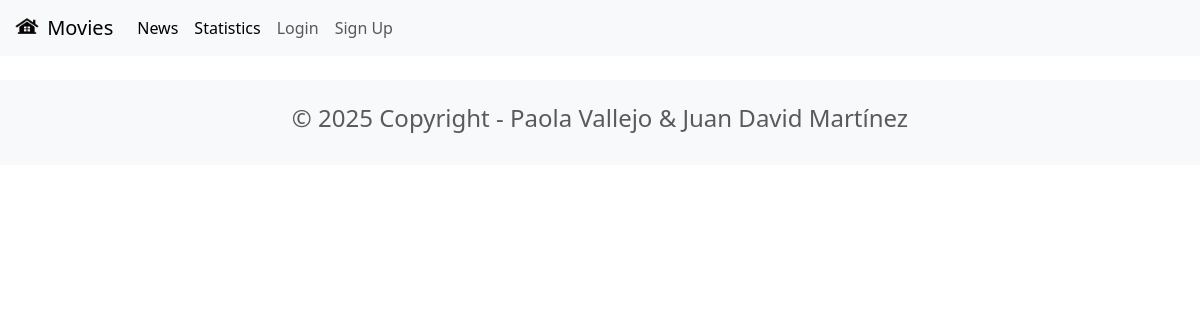
The page /news/ on the database as committed earlier.
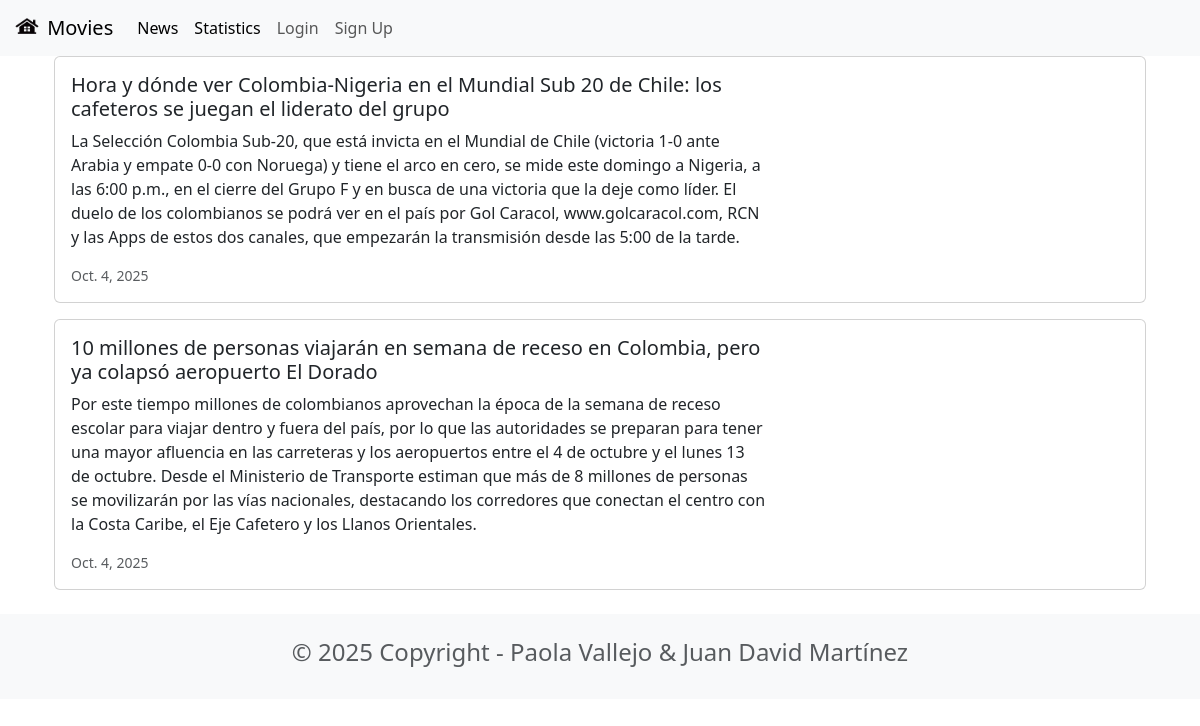
The same page on the database as committed later.
### news/models.py (models this page shows, shortened)
class News(models.Model):
    headline = models.CharField(max_length=200)
    body = models.TextField()
    date = models.DateField()

### news/views.py (the view)
# urls.py: path('news/', include('news.urls')),
def news(request):
    newss = News.objects.all().order_by('-date')
    return render(request, 'news.html', {'newss':newss})

### news/templates/news.html
{% extends 'base.html'%}
{% block content %}
<div class="container">
    {% for news in newss %}
    <div class="card mb-3">
        <div class="row g-0">
            <div class="col-md-8">
                <div class="card-body">
                    <h5 class="card-title">{{ news.headline }}</h5>
                    <p class="card-text">{{ news.body }}</p>
                    <p class="card-text"><small class="text-muted">{{ news.date }}</small></p>
                </div>
            </div>
        </div>
    </div>
    {% endfor %}
</div>
{% endblock content %}

### moviereviews/templates/base.html (shortened to what this page needs)
<head>
    <link href="https://cdn.jsdelivr.net/npm/bootstrap@5.3.8/dist/css/bootstrap.min.css" rel="stylesheet">
</head>
<nav class="navbar navbar-expand-lg bg-body-tertiary">
  <div class="container-fluid">
    <a class="navbar-brand" href="{% url 'home' %}">
      {% load static %}
      <img src="{% static 'images/home.png' %}"  alt="" width = "30" height = "24"
          class="d-inline-block align-text-top" />
      Movies
    </a>
    <div class="collapse navbar-collapse" id="navbarSupportedContent">
      <ul class="navbar-nav me-auto mb-2 mb-lg-0">
        <li class="nav-item">
          <a class="nav-link active" aria-current="page" href="{% url 'news' %}">News</a>
        </li>
          <li class="nav-item">
          <a class="nav-link active" aria-current="page" href="{% url 'statistics' %}">Statistics</a>
        </li>
        <li class="nav-item">
          <a class="nav-link" href="#">Login</a>
        </li>
        <li class="nav-item">
          <a class="nav-link" href="#">Sign Up</a>
        </li>
      </ul>
    </div>
  </div>
</nav>
<div class="container">
    {% block content %}
    {% endblock content %}
</div>
<footer class="text-center text-lg-start bg-light text-muted mt-4">
  <div class="container">
    <div class="row">
      <div class="text-center p-4">
        <h4>© 2025 Copyright - Paola Vallejo & Juan David Martínez</h4>
      </div>
   </div>
  </div>
</footer>

Rows that differ between the two databases and show on the page:
added News: headline "Hora y dónde ver Colombia-Nigeria en el Mundial Sub 20 de Chile: los cafeteros se juegan el liderato del grupo", body "La Selección Colombia Sub-20, que está invicta en el Mundial de Chile (victoria 1-0 ante Arabia y empate 0-0 con Noruega) y tiene el arco en cero, se mide este domingo a Nigeria, a las 6:00 p.m., en el cierre del Grupo F y en busca de una victoria que la deje como líder. El duelo de los colombianos se podrá ver en el país por Gol Caracol, www.golcaracol.com, RCN y las Apps de estos dos canales, que empezarán la transmisión desde las 5:00 de la tarde.", date "Oct. 4, 2025"
added News: headline "10 millones de personas viajarán en semana de receso en Colombia, pero ya colapsó aeropuerto El Dorado", body "Por este tiempo millones de colombianos aprovechan la época de la semana de receso escolar para viajar dentro y fuera del país, por lo que las autoridades se preparan para tener una mayor afluencia en las carreteras y los aeropuertos entre el 4 de octubre y el lunes 13 de octubre. Desde el Ministerio de Transporte estiman que más de 8 millones de personas se movilizarán por las vías nacionales, destacando los corredores que conectan el centro con la Costa Caribe, el Eje Cafetero y los Llanos Orientales.", date "Oct. 4, 2025"
